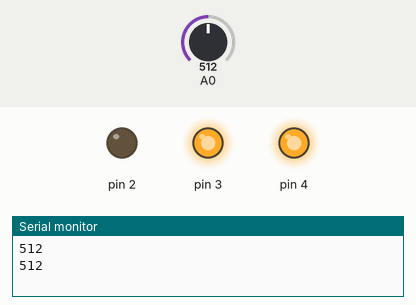
The sketch below on a simulated Arduino Uno, built with avr-gcc and run on an emulated ATmega328P. Parts: output pins drawn as LEDs (lit = HIGH), the last lines printed to the serial monitor. The inputs (shaded band) are chosen by the test bench; at power-on: A0 = 512.

Above: at 2.8 s.
2.9 s: A0 set to 463
5.6 s: A0 set to 432
At 7.1 s:
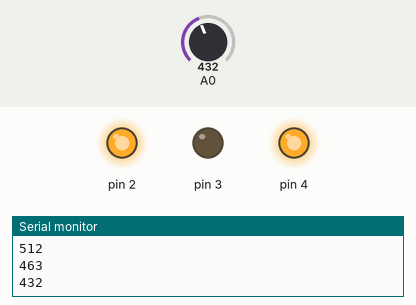
8.3 s: A0 set to 789
11.2 s: A0 set to 818
At 12.9 s:
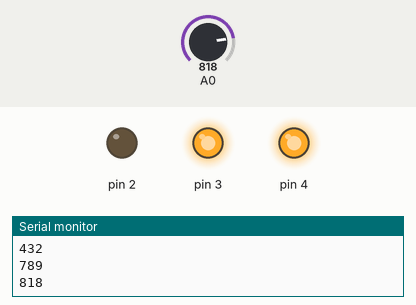
13.9 s: A0 set to 440
At 14.4 s:
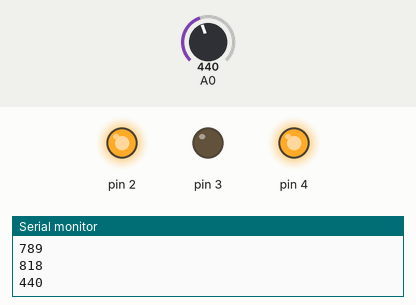
Timing chart, 0 to 16.9 s (numbered marks = the images above; inputs shaded):
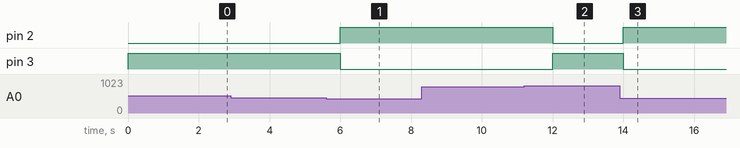

Measured:
- the behaviour switches between 450 and 449 on A0 (found by bisection; images 0 and 1)
- the behaviour switches between 800 and 801 on A0 (found by bisection; images 1 and 2)
- after the input at 5.6 s, pin 2: LOW → HIGH after 0.40 s; pin 3: HIGH → LOW after 0.40 s
- after the input at 11.2 s, pin 2: HIGH → LOW after 0.80 s; pin 3: LOW → HIGH after 0.80 s
- after the input at 13.9 s, pin 2: LOW → HIGH after 0.10 s; pin 3: HIGH → LOW after 0.10 s

The sketch:

getmoisturelevel.ino
```cpp
/* # the sensor value description

# 0  ~300     dry soil

# 300~700     humid soil

# 700~950     in water*/


byte seven_seg_digits[10][7] = { { 1,1,1,1,1,1,0 },  // = 0
                                                           { 0,1,1,0,0,0,0 },  // = 1
                                                           { 1,1,0,1,1,0,1 },  // = 2
                                                           { 1,1,1,1,0,0,1 },  // = 3
                                                           { 0,1,1,0,0,1,1 },  // = 4
                                                           { 1,0,1,1,0,1,1 },  // = 5
                                                           { 1,0,1,1,1,1,1 },  // = 6
                                                           { 1,1,1,0,0,0,0 },  // = 7
                                                           { 1,1,1,1,1,1,1 },  // = 8
                                                           { 1,1,1,0,0,1,1 }   // = 9
                                                           };


void setup(){
/*  pinMode(2, OUTPUT);
  pinMode(3, OUTPUT);
  pinMode(4, OUTPUT);
  pinMode(5, OUTPUT);
  pinMode(6, OUTPUT);
  pinMode(7, OUTPUT);
  pinMode(8, OUTPUT);
  pinMode(9, OUTPUT);
  */
  writeDot(0);  // start with the "dot" off
  pinMode(2, OUTPUT);
  pinMode(3, OUTPUT);
  pinMode(4, OUTPUT);
  digitalWrite(4, HIGH);
  digitalWrite(2, LOW);
  digitalWrite(3, HIGH);
  Serial.begin(9600);


}
void writeDot(byte dot) {
  digitalWrite(9, dot);
}

/*void sevenSegWrite(byte digit) {
  byte pin = 2;
  for (byte segCount = 0; segCount < 7; ++segCount) {
    digitalWrite(pin, seven_seg_digits[digit][segCount]);
    ++pin;
  }
}
*/

void loop(){
  int soil_moisture=analogRead(A0);  // read from analog pin A0
//  byte digval;

//  digval = soil_moisture/100;

  Serial.println(soil_moisture);
  if (soil_moisture > 800){
    digitalWrite(2, LOW);
    digitalWrite(3, HIGH);
  } else if (soil_moisture < 450){
    digitalWrite(2, HIGH);
    digitalWrite(3, LOW);

  }
//  Serial.println(digval);
//  sevenSegWrite(digval);
  delay(2000);
}
```
